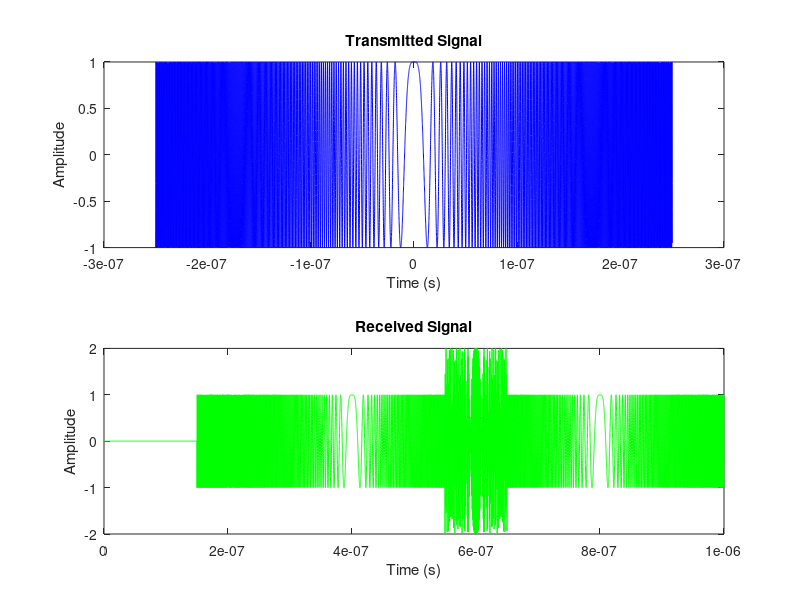
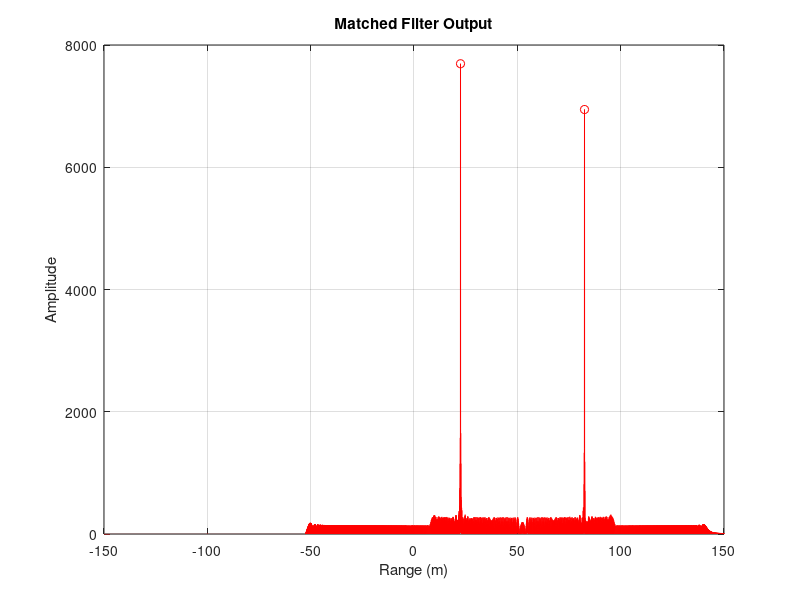

Write MATLAB code to recreate these figures, in order. (Note: this script raises an error after producing the figures.)
% Aarya Gupta R.NO. -> 2022006
%---------------------------------------------------------%

% Parameters
KEY = 6; 
K = KEY * 1e15; % Chirp rate (Hz/s)
% speed of increasing signal frequency -> Key
B = 3e9; % Bandwidth of the transmitted signal (Hz)
PRI = 520e-6; % Pulse repetition interval (s)
% radar pulses ke beech ka time gap
R1 = KEY * 10; % Target 1 range (m)
% distance of target 1 from radar
R2 = KEY * 20; % Target 2 range (m)
c = 3e8; % Speed of light (m/s)

% Chirp duration T = B/K (chirp signal ki time duration for which it is active)
T = B / K; % 5e-8 seconds (50 ns)

% Sampling frequency (10x bandwidth) 
% (just for clarity, taking it 10 times of bandwith)
fs = 10 * B; % 3e10 Hz
dt = 1 / fs; % 3.333e-11 seconds

% Time vectors
t_tx = -T/2 : dt : T/2 - dt; % Transmitted signal time
t_rx = 0 : dt : 1e-6; % Received signal time (up to 1 µs)

% Transmitted signal
s_tx = cos(pi * K * t_tx.^2);
s_tx(abs(t_tx) > T/2) = 0; % Apply rectangular window

% Received signal (two delayed chirps)
% target se reflected chirps...
tau1 = 2 * R1 / c; % Delay for target 1 (4e-7 s) {time b/w radar and target 1}
tau2 = 2 * R2 / c; % Delay for target 2 (8e-7 s)

% Generate received signal
t1 = t_rx - tau1; % Adjusting time vector for 1st target
s_rx1 = cos(pi * K * t1.^2); % Generated 1st target ke reflected signal
s_rx1(abs(t1) > T/2) = 0; % Rectangular window lagake signal bound kiya

t2 = t_rx - tau2; 
s_rx2 = cos(pi * K * t2.^2); 
s_rx2(abs(t2) > T/2) = 0; 

s_rx = s_rx1 + s_rx2; % Combining the received signals

% Plot transmitted and received signals
figure;
subplot(2,1,1);
plot(t_tx, s_tx, 'Color', 'b');
title('Transmitted Signal');
xlabel('Time (s)');
ylabel('Amplitude');

subplot(2,1,2);
plot(t_rx, s_rx, 'Color', 'g');
title('Received Signal');
xlabel('Time (s)');
ylabel('Amplitude');

% Matched filter output (cross-correlation)
[corr_output, lags] = xcorr(s_rx, s_tx);
time_lags = lags / fs; % Convert lags to seconds
range = (c * time_lags) / 2; % Convert to range (m)

% Find peaks
[pks, locs] = findpeaks(abs(corr_output), 'MinPeakHeight', 0.5*max(abs(corr_output)));

% Plot matched filter output
figure;
plot(range, abs(corr_output), 'Color', 'r');
xlabel('Range (m)');
ylabel('Amplitude');
title('Matched Filter Output');
grid on;
hold on;
plot(range(locs), pks, 'ro');
hold off;

% Display detected ranges
detected_ranges = round(range(locs), 2);
disp('Detected ranges (m):');
disp(detected_ranges);